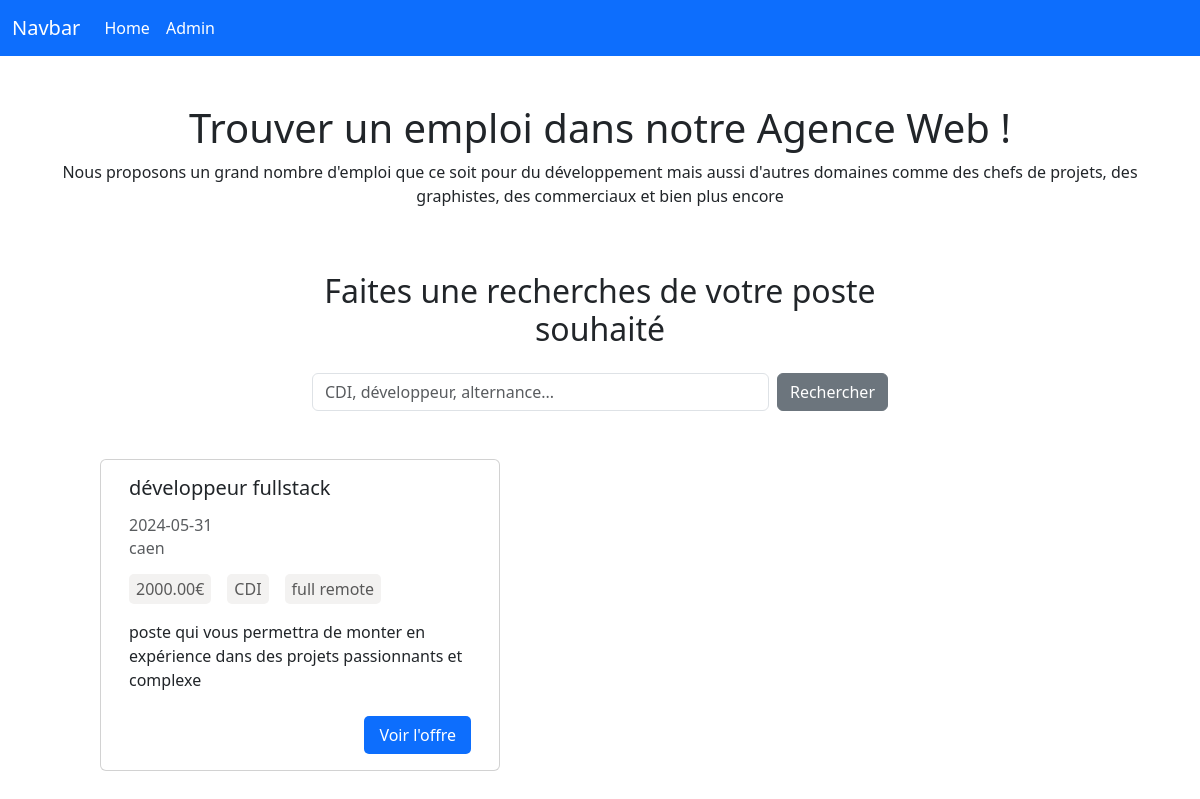
Before: / with the older database file.
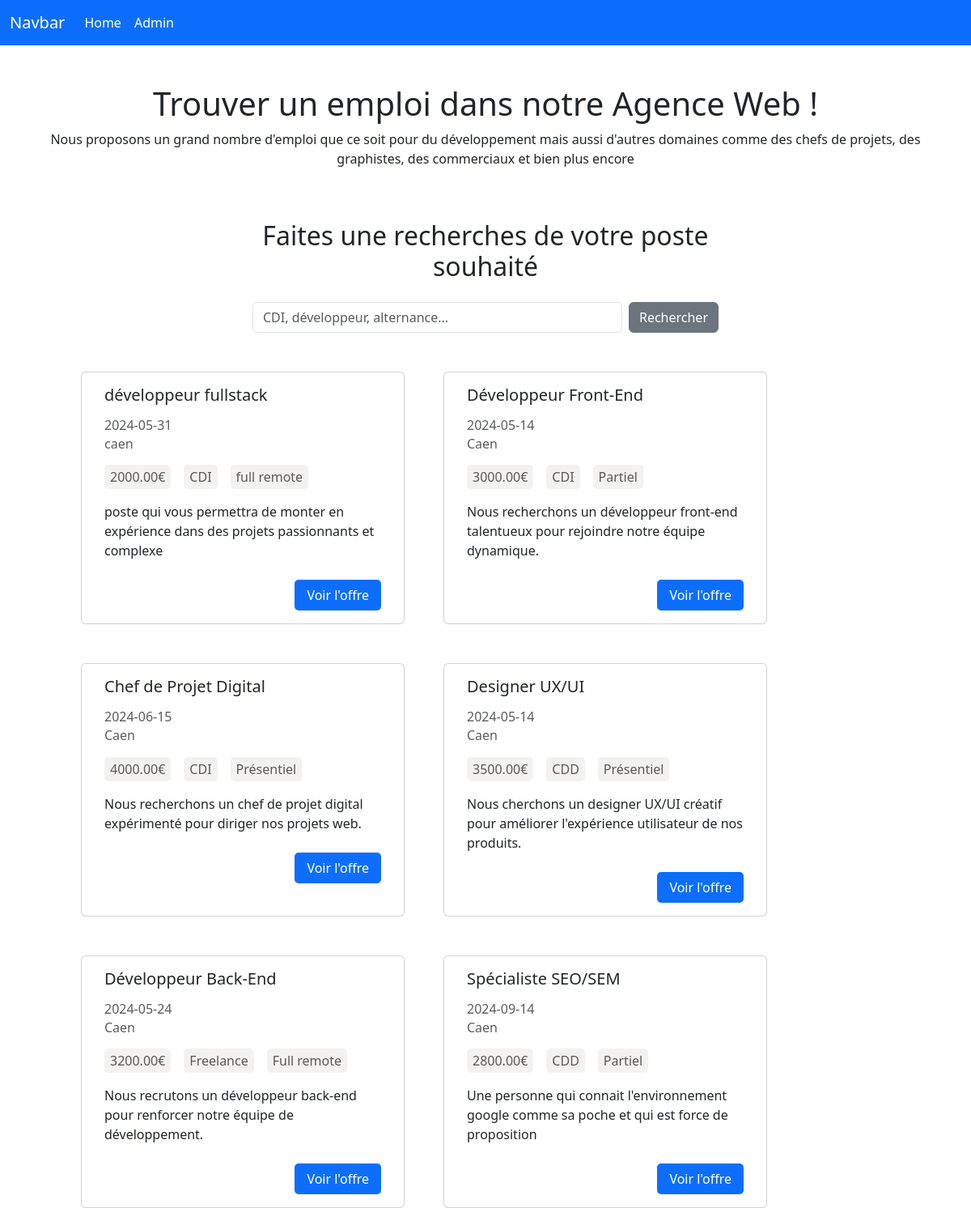
After: the same page with the newer database file.
### tables this page shows
CREATE TABLE IF NOT EXISTS `card` (
  `id` int NOT NULL AUTO_INCREMENT,
  `title` varchar(100) NOT NULL,
  `location` varchar(100) NOT NULL,
  `start_date` date NOT NULL,
  `salary` decimal(10,2) DEFAULT NULL,
  `type` varchar(50) DEFAULT NULL,
  `appearance` varchar(50) DEFAULT NULL,
  `short_description` text,
  `long_description` text,
  `link` varchar(255) DEFAULT NULL,
  `admin_id` int DEFAULT NULL,
  PRIMARY KEY (`id`),
  KEY `admin_id` (`admin_id`)
);

### database.php (called while the page is built, shortened)
<?php
function databaseConnect()
{
    $server = "localhost";
    $login = "root";
    $password = "";
    $port = "3306";
    $dbname = "projet-cesi";
    try {
        $pdo = new PDO("mysql:host=" . $server . ";port=" . $port . ";dbname=" . $dbname, $login, $password);
        $pdo->setAttribute(PDO::ATTR_ERRMODE, PDO::ERRMODE_EXCEPTION);
        $pdo->exec("set names utf8");
        return $pdo;
    } catch (\Throwable $th) {
    }
}
function databaseRead($req, $data = [], $isUnique = false)
{
    $pdo = databaseConnect();
    $stmt = $pdo->prepare($req);
    $stmt->execute($data);
    if ($isUnique) {
        $row = $stmt->fetch();
    } else {
        $row = $stmt->fetchAll(PDO::FETCH_ASSOC);
    }
    return $row;
}

### controller/AnnonceController.php (called while the page is built, shortened)
<?php
class AnnonceController
{
    public function getJobOffers()
    {
        $query = "SELECT * FROM card";
        $jobOffers = databaseRead($query);
        return $jobOffers;
    }
}

### view/_parts/annonce.php (the view, shortened to what this page needs)
<div class="container col-10 mt-5">
    <div class="row justify-content-start gap-5">
        <?php if (!empty($jobOffers)) : ?>
            <?php foreach ($jobOffers as $job) : ?>
                <div class="card" style="width: 25rem;">
                    <div class="card-body">
                        <h5 class="card-title"><?php echo htmlspecialchars($job['title']); ?></h5>
                        <h6 class="card-subtitle mb-2 text-body-secondary my-3"><?php echo htmlspecialchars($job['start_date']); ?></h6>
                        <h6 class="card-subtitle mb-2 text-body-secondary"><?php echo htmlspecialchars($job['location']); ?></h6>
                        <div class="d-flex gap-3 my-3">
                            <div class="container-info-more"><span><?php echo htmlspecialchars($job['salary']); ?>€</span></div>
                            <div class="container-info-more"><span><?php echo htmlspecialchars($job['type']); ?></span></div>
                            <div class="container-info-more"><span><?php echo htmlspecialchars($job['appearance']); ?></span></div>
                        </div>
                        <p class="card-text mb-4"><?php echo htmlspecialchars($job['short_description']); ?></p>
                        <div class="d-flex justify-content-end">
                            <a href="<?php echo htmlspecialchars($job['link']); ?>" class="btn-voir-offre bg-primary">Voir l'offre</a>
                        </div>
                    </div>
                </div>
            <?php endforeach; ?>
        <?php else : ?>
            <p>Aucune offre d'emploi disponible pour le moment.</p>
        <?php endif; ?>
    </div>
</div>

### view/_parts/header.php (shortened to what this page needs)
<!DOCTYPE html>
<html lang="fr">
<head>
    <link rel="stylesheet" type="text/css" href="/projet-cesi-admission/public/css/style.css">
    <link rel="stylesheet" href="/projet-cesi-admission/public/css/bootstrap.min.css">
</head>
<body>
    <nav class="navbar navbar-expand-lg bg-primary" data-bs-theme="dark">
        <div class="container-fluid">
            <a class="navbar-brand" href="#">Navbar</a>
            <div class="collapse navbar-collapse" id="navbarColor01">
                <ul class="navbar-nav me-auto">
                    <li class="nav-item">
                        <a class="nav-link active" href="?page=home">Home
                        </a>
                    </li>
                    <li class="nav-item">
                        <a class="nav-link active" href="?page=admin">Admin
                        </a>
                    </li>
                </ul>
            </div>
        </div>
    </nav>

### index.php (shortened to what this page needs)
<?php
require_once "./view/_parts/header.php";
require_once "./Database.php";
require_once "./controller/AnnonceController.php";
$page = "home";
$annonceController = new AnnonceController();
switch ($page) {
    case 'home':
        $jobOffers = $annonceController->getJobOffers();
        require_once "./view/home.php";
        require_once "./view/_parts/annonce.php";
        break;
}
require_once './view/_parts/footer.php';

### view/home.php
<div class="container d-flex justify-content-center my-5">
    <div class="row">
        <div class="container-presentation col">
            <h1 class="text-center">Trouver un emploi dans notre Agence Web !</h1>
            <p class="text-center">Nous proposons un grand nombre d'emploi que ce soit pour du développement mais aussi d'autres domaines comme des chefs de projets, des graphistes, des commerciaux et bien plus encore</p>
        </div>
    </div>
</div>
<div class="container col-6">
    <div class="row">
        <h2 class="text-center mb-4">Faites une recherches de votre poste souhaité</h2>
        <form class="d-flex" method="POST">
            <input class="form-control me-sm-2" type="search" name="search" placeholder="CDI, développeur, alternance...">
            <button class="btn btn-secondary my-2 my-sm-0" type="submit">Rechercher</button>
        </form>
    </div>
</div>

### view/_parts/footer.php (shortened to what this page needs)
</body>
</html>

### public/css/style.css (style rules this page uses)
body, html { margin: 0; padding: 0; }
:root { --sub-background: #F3F2F1; --sub-color-text: #595959; --color-warning: #C03435; }
.card { position: relative; }
.container-info-more { background-color: var(--sub-background); padding: 3px 7px; border-radius: 5px; }
.container-info-more span { color: var(--sub-color-text); }
.btn-voir-offre { padding: 7px 15px; color: white; border-radius: 5px; text-decoration: none; }

Changed rows visible on the page:
added card: title "Développeur Front-End", start_date "2024-05-14", location "Caen", salary "3000.00", type "CDI", appearance "Partiel", short_description "Nous recherchons un développeur front-end talentueux pour rejoindre notre équipe dynamique."
added card: title "Chef de Projet Digital", start_date "2024-06-15", location "Caen", salary "4000.00", type "CDI", appearance "Présentiel", short_description "Nous recherchons un chef de projet digital expérimenté pour diriger nos projets web."
added card: title "Designer UX/UI", start_date "2024-05-14", location "Caen", salary "3500.00", type "CDD", appearance "Présentiel", short_description "Nous cherchons un designer UX/UI créatif pour améliorer l'expérience utilisateur de nos produits."
added card: title "Développeur Back-End", start_date "2024-05-24", location "Caen", salary "3200.00", type "Freelance", appearance "Full remote", short_description "Nous recrutons un développeur back-end pour renforcer notre équipe de développement."
added card: title "Spécialiste SEO/SEM", start_date "2024-09-14", location "Caen", salary "2800.00", type "CDD", appearance "Partiel", short_description "Une personne qui connait l'environnement google comme sa poche et qui est force de proposition"
